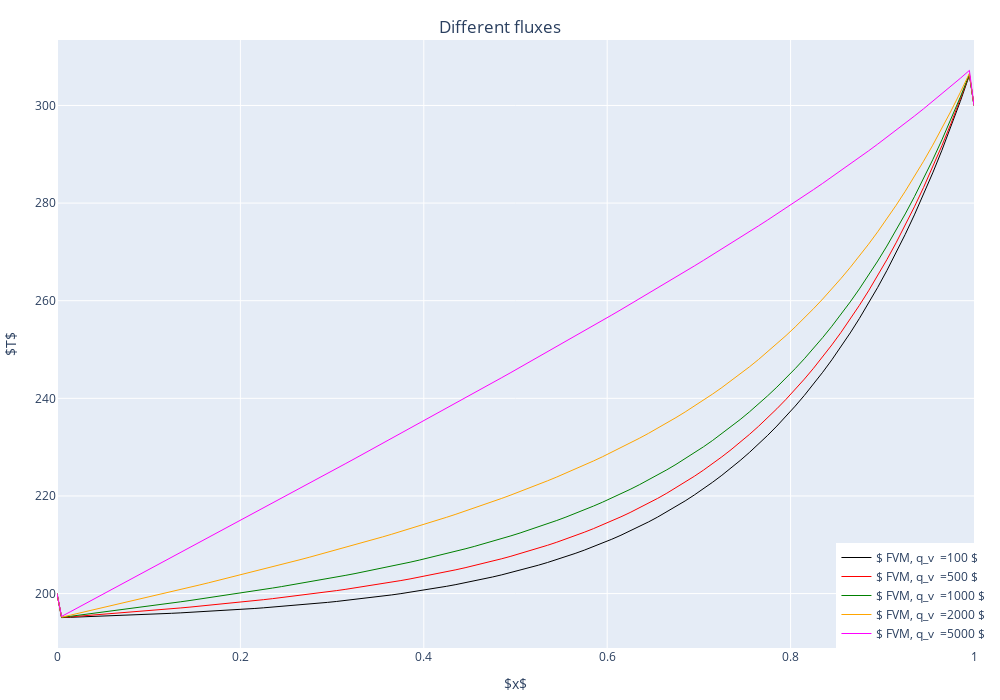

Source (notebook cell):
### Code cell
qv_list = [100, 500, 1000, 2000, 5000]
colors = ['black', 'red', 'green', 'orange', 'magenta']
fig = go.Figure()
for i in range(len(qv_list)):
    x, T = solve_diffusion(N, T1, T2, x_l, x_r, A, qv_list[i], coef_d)
    fig.add_trace(go.Scatter(x = x, y = T, mode = 'lines', name = fr'$ FVM, q_v  ={qv_list[i]} $', line = dict(color = colors[i], width = 1, dash = 'solid')))


fig.update_layout(width = 1000, height = 700,
                    margin = dict(l = 10, r = 20, t = 40, b = 20),
                    title = f'Different fluxes', title_x = 0.5, title_y = 0.97,
                    xaxis_title = r'$x$',
                    yaxis_title = r'$T$',
                    legend = dict(x = 0.85, y = 0)
  )
fig.show()
